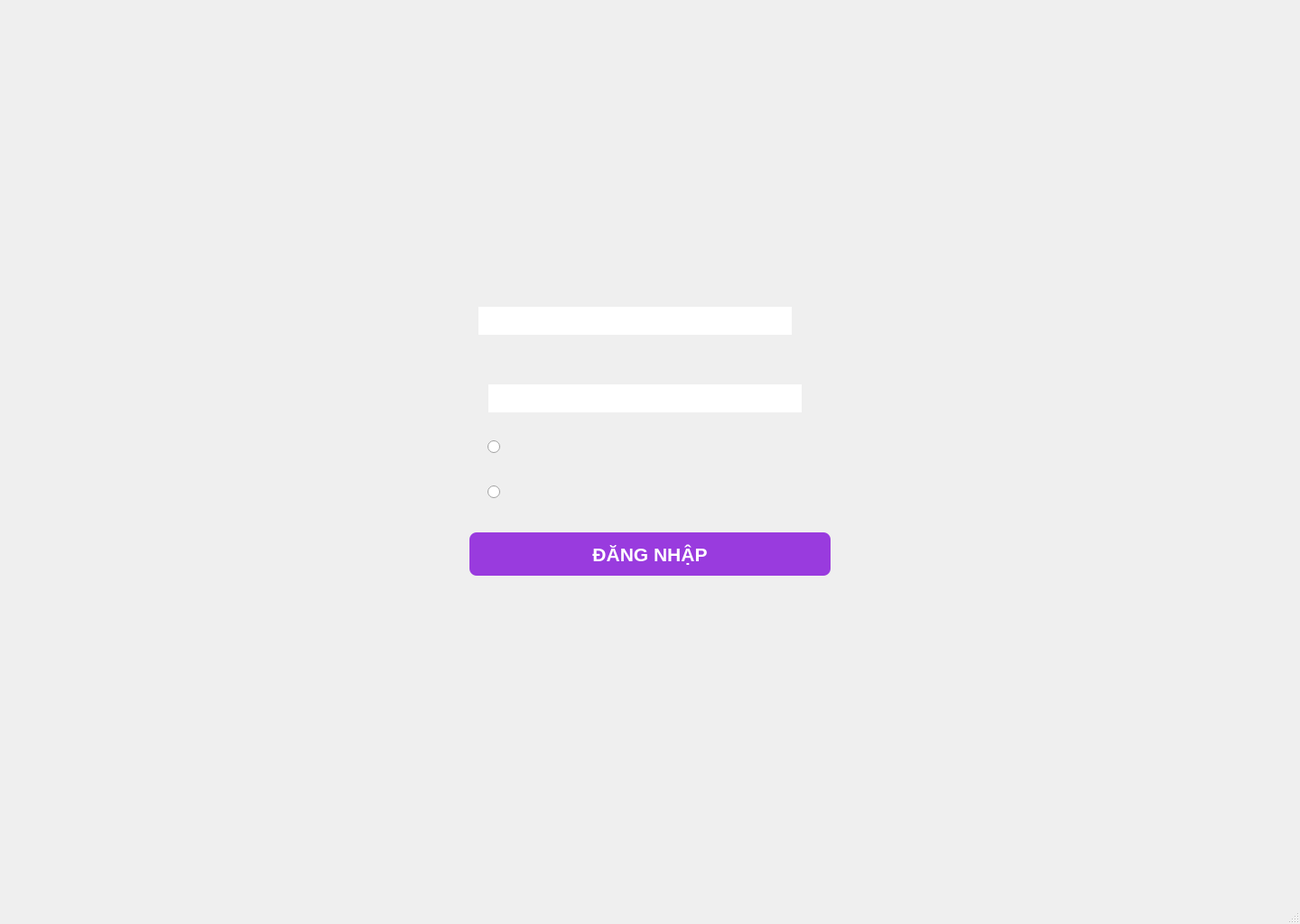
<?xml version="1.0" encoding="UTF-8"?>
<ui version="4.0">
 <class>Login</class>
 <widget class="QMainWindow" name="Login">
  <property name="enabled">
   <bool>true</bool>
  </property>
  <property name="geometry">
   <rect>
    <x>0</x>
    <y>0</y>
    <width>1440</width>
    <height>1024</height>
   </rect>
  </property>
  <property name="font">
   <font>
    <family>Arial</family>
    <pointsize>16</pointsize>
   </font>
  </property>
  <property name="windowTitle">
   <string>Login</string>
  </property>
  <property name="styleSheet">
   <string notr="true"/>
  </property>
  <widget class="QWidget" name="centralwidget">
   <property name="styleSheet">
    <string notr="true"/>
   </property>
   <widget class="QLineEdit" name="lne_sign">
    <property name="geometry">
     <rect>
      <x>530</x>
      <y>340</y>
      <width>347</width>
      <height>31</height>
     </rect>
    </property>
    <property name="font">
     <font>
      <family>Arial</family>
      <pointsize>14</pointsize>
     </font>
    </property>
    <property name="frame">
     <bool>false</bool>
    </property>
   </widget>
   <widget class="QLineEdit" name="lne_pw">
    <property name="geometry">
     <rect>
      <x>541</x>
      <y>426</y>
      <width>347</width>
      <height>31</height>
     </rect>
    </property>
    <property name="font">
     <font>
      <family>Arial</family>
      <pointsize>14</pointsize>
     </font>
    </property>
    <property name="frame">
     <bool>false</bool>
    </property>
   </widget>
   <widget class="QRadioButton" name="rd_admin">
    <property name="geometry">
     <rect>
      <x>540</x>
      <y>485</y>
      <width>20</width>
      <height>20</height>
     </rect>
    </property>
    <property name="text">
     <string/>
    </property>
   </widget>
   <widget class="QRadioButton" name="rd_nv">
    <property name="geometry">
     <rect>
      <x>540</x>
      <y>535</y>
      <width>20</width>
      <height>20</height>
     </rect>
    </property>
    <property name="text">
     <string/>
    </property>
   </widget>
   <widget class="QPushButton" name="btn_sign">
    <property name="enabled">
     <bool>true</bool>
    </property>
    <property name="geometry">
     <rect>
      <x>520</x>
      <y>590</y>
      <width>400</width>
      <height>48</height>
     </rect>
    </property>
    <property name="font">
     <font>
      <family>Arial</family>
      <pointsize>16</pointsize>
      <weight>75</weight>
      <bold>true</bold>
     </font>
    </property>
    <property name="styleSheet">
     <string notr="true">QPushButton {
    background-color: rgba(144, 40, 221, 230);
    color: white;
    border-radius: 8px;
    font-weight: 600;
    border: none;
}

QPushButton:hover {
    background-color: rgba(144, 40, 221, 255);
}

QPushButton:pressed {
    background-color: rgba(120, 30, 190, 255);
}</string>
    </property>
    <property name="text">
     <string>ĐĂNG NHẬP</string>
    </property>
   </widget>
  </widget>
  <widget class="QMenuBar" name="menubar">
   <property name="geometry">
    <rect>
     <x>0</x>
     <y>0</y>
     <width>1440</width>
     <height>21</height>
    </rect>
   </property>
  </widget>
  <widget class="QStatusBar" name="statusbar"/>
 </widget>
 <resources/>
 <connections/>
</ui>
